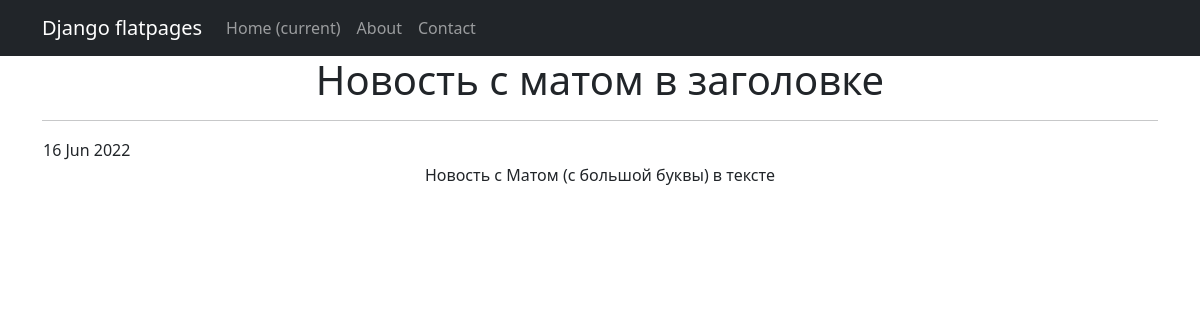
/news/6, run on the app's committed database.
### news/models.py (models this page shows, shortened)
class Post(models.Model):
    post_author = models.ForeignKey(Author, on_delete=models.CASCADE)
    NEWS = 'NW'
    ARTICLE = 'AR'
    CATEGORY_CHOICES = (
        (NEWS, 'Новость'),
        (ARTICLE, 'Статья'),
    )
    category_type = models.CharField(max_length=2, choices=CATEGORY_CHOICES, default=ARTICLE)
    date_creation = models.DateTimeField(auto_now_add=True)
    post_category = models.ManyToManyField(Category, through='PostCategory')
    title = models.CharField(max_length=128)
    text = models.TextField()
    rating = models.SmallIntegerField(default=0)
    def __str__(self):
        return self.title.title()

### news/views.py (the view)
# urls.py: path('<int:pk>', PostDetail.as_view()),
class PostDetail(DetailView):
    model = Post
    template_name = 'post.html'
    context_object_name = 'post'

### templates/post.html (shortened to what this page needs)
{% extends 'flatpages/default.html' %}
{% block content %}
    <h1>{{ post.title }}</h1>
    <hr>
        <table>
            <tr>
                <td>{{ post.date_creation|date:'d M Y' }}</td>
            </tr>
        </table>
    <p>
      {{ post.text }}
    </p>
{% endblock content %}

### data on the page
Post: title "Новость с матом в заголовке", date_creation "16 Jun 2022", text "Новость с Матом (с большой буквы) в тексте"
